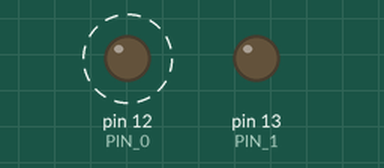
A sketch run on a simulated Arduino Uno, built with avr-gcc and run on an emulated ATmega328P. Shown: output pins drawn as LEDs (lit = HIGH). Dashed ring = blinking.

Above: at 0.5 s.
At 3.5 s:
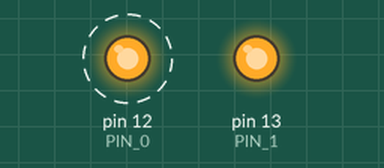
Timing chart, 0 to 5.2 s (numbered marks = the images above):
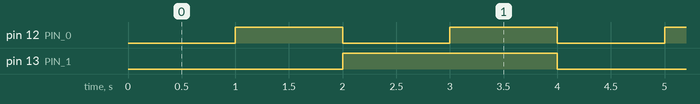

The sketch:

contatore_mod4_up_FFD.ino
```cpp
const int PIN_1 = 13;
const int PIN_0 = 12;

int Q1 = 0, Q0 = 0;
int D1, D0;
void setup()
{
  pinMode(PIN_1, OUTPUT);
  pinMode(PIN_0, OUTPUT);
}

void loop()
{
  digitalWrite(PIN_1, Q1);
  digitalWrite(PIN_0, Q0);

  D1 = (!Q1*Q0)+(Q1*!Q0);
  D0 = !Q0;

  Q1 = D1;
  Q0 = D0;

  delay(1000);
}
```

Measured:
- by itself, pin 12 (PIN_0): alternates HIGH for 1.0 s and LOW for 1.0 s
- by itself, pin 13 (PIN_1): alternates HIGH for 2.0 s and LOW for 2.0 s
- by itself, everything shown: repeats every 4.0 s, in 4 steps
